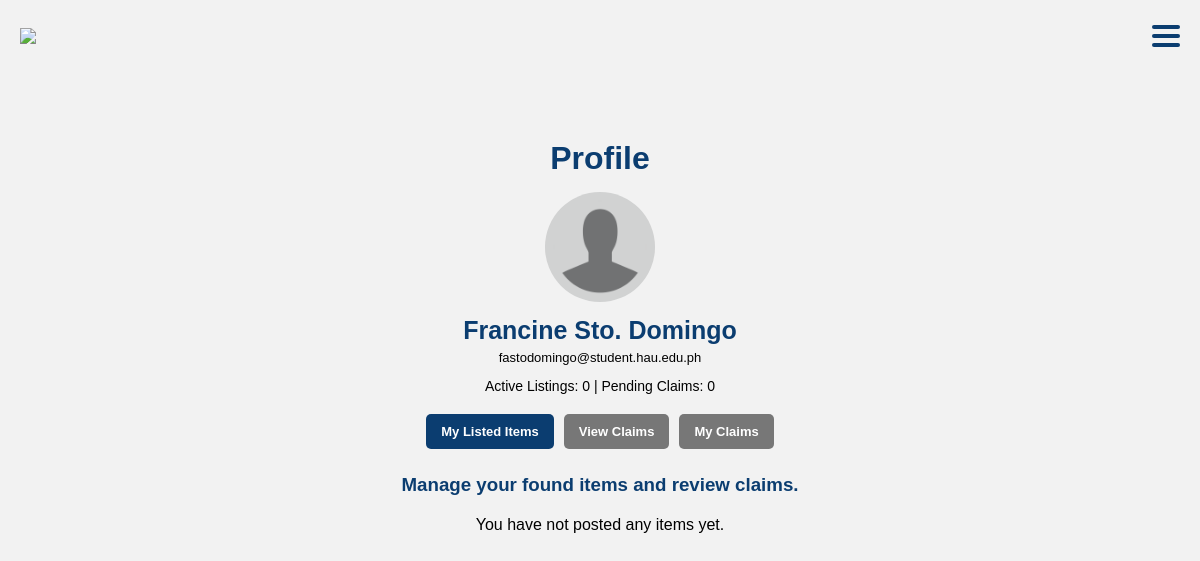
The app's page /profile.php (signed in) with its own data.
### tables this page shows
CREATE TABLE `users` (
  `ID` int(11) NOT NULL,
  `fullname` varchar(100) NOT NULL,
  `email` varchar(100) NOT NULL,
  `password` varchar(255) NOT NULL,
  `created_at` timestamp NOT NULL DEFAULT current_timestamp() ON UPDATE current_timestamp(),
  `role` enum('student','admin') DEFAULT 'student'
);

### profile.php (the view, shortened to what this page needs)
<?php
include("config.php");
$user_id = $_SESSION['user_id'];
$user_query = mysqli_query($conn, "SELECT fullname, email FROM users WHERE ID='$user_id'");
$items_query = mysqli_query($conn,"
SELECT items.*,
(SELECT COUNT(*) FROM claims WHERE claims.item_id = items.id) AS total_claims
FROM items
WHERE posted_by='$user_id'
ORDER BY created_at DESC
");
$user = mysqli_fetch_assoc($user_query);
$activeListings_query = mysqli_query($conn,"
SELECT COUNT(*) as total
FROM items
WHERE posted_by='$user_id' AND status='available'
");
$activeListings = mysqli_fetch_assoc($activeListings_query)['total'];
$pendingClaims_query = mysqli_query($conn,"
SELECT COUNT(*) as total
FROM claims
JOIN items ON claims.item_id = items.id
WHERE items.posted_by='$user_id' AND claims.status='pending'
");
$pendingClaims = mysqli_fetch_assoc($pendingClaims_query)['total'];
?>
<!DOCTYPE html>
<html>
<head>
</head>
<body>
<header>
    <img src="image/logo.png" class="logo">
    <div class="hamburger" onclick="toggleMenu()">
        <div></div>
        <div></div>
        <div></div>
    </div>
</header>
<div class="container">
        <h1>Profile</h1>
<img src="image/user.png" class="profile-pic">
<div class="user-name"><?php echo $user['fullname']; ?></div>
<div class="user-email"><?php echo $user['email']; ?></div>
<div class="stats">
Active Listings: <?php echo $activeListings; ?> |
Pending Claims: <?php echo $pendingClaims; ?>
</div>
<div class="button-row">
    <a href="profile.php" class="primary-btn">My Listed Items</a>
    <a href="viewclaims.php" class="gray-btn">View Claims</a>
    <a href="myclaims.php" class="gray-btn">My Claims</a>
</div>
<h3>Manage your found items and review claims.</h3>
<?php if(mysqli_num_rows($items_query) > 0): ?>
<?php while($item = mysqli_fetch_assoc($items_query)): ?>
<div class="card">
<p><strong>ID:</strong> FI-<?php echo $item['id']; ?></p>
<p><strong>Item Name:</strong> <?php echo htmlspecialchars($item['item_name']); ?></p>
<p><strong>Status:</strong> <?php echo ucfirst($item['status']); ?></p>
<p><strong>Claims:</strong> <?php echo $item['total_claims']; ?></p>
<div class="card-buttons">
<a href="viewclaims.php?item_id=<?php echo $item['id']; ?>" class="view-btn">
View Claims
</a>
<?php if($item['status']=="claimed"): ?>
<?php endif; ?>
</div>
</div>
<?php endwhile; ?>
<?php else: ?>
<p style="text-align:center;margin-top:20px;">
You have not posted any items yet.
</p>
<?php endif; ?>
</body>
</html>

### profile.php (style rules this page uses)
* { margin:0; padding:0; box-sizing:border-box; font-family:Arial, sans-serif; }
body { background:#f2f2f2; }
header { position:fixed; top:0; left:0; width:100%; padding:20px; display:flex; justify-content:space-between; align-items:center; background:#f2f2f2; z-index:1000; }
.logo { width:150px; }
.hamburger { width:28px; cursor:pointer; }
.hamburger div { height:4px; background:#0b3d70; margin:5px 0; border-radius:2px; }
.profile-pic { width:110px; height:110px; border-radius:50%; object-fit:cover; margin-bottom:10px; }
.container { margin-top:120px; padding:20px; text-align:center; }
.user-name { font-weight:bold; color:#0b3d70; margin-bottom:5px; font-size:25px; }
.user-email { font-size:13px; margin-bottom:13px; }
.stats { margin-bottom:20px; font-size:14px; }
.button-row { display:flex; justify-content:center; gap:10px; margin-bottom:25px; }
.button-row a { padding:10px 15px; border-radius:5px; text-decoration:none; font-weight:bold; font-size:13px; }
.primary-btn { background:#0b3d70; color:white; }
.gray-btn { background:#777; color:white; }
h1 { text-align:center; color:#0b3d70; margin-bottom:15px; }
h3 { text-align:center; font-weight:bold; color:#0b3d70; margin-bottom:20px; }

### records on screen
users: fullname "Francine Sto. Domingo", email "fastodomingo@student.hau.edu.ph"

### other values on screen
$activeListings "0"
$pendingClaims "0"
